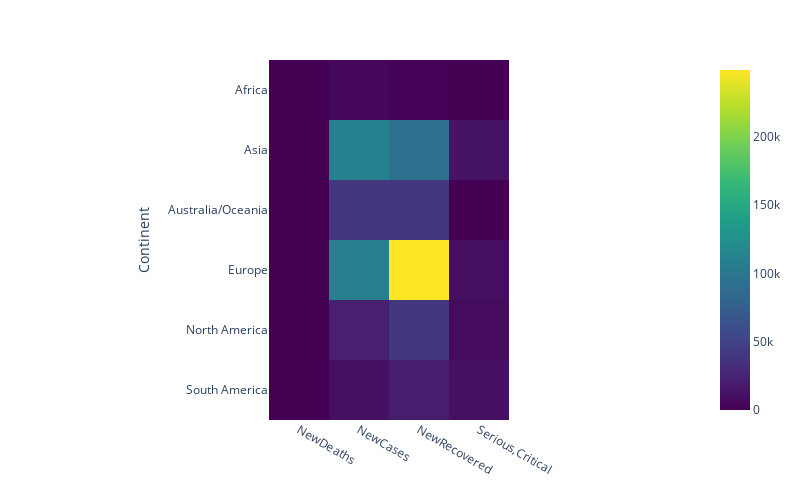

Notebook cell for this chart:
### Code cell
fig = px.imshow(df_9,  width=800, height=500,color_continuous_scale=px.colors.sequential.Viridis)
fig.show()

### Figure 1 — Plotly figure (JSON) as saved in the notebook; plotly's stock layout.template omitted (floating-point values rounded to 4 significant figures)
{"data": [{"coloraxis": "coloraxis", "hovertemplate": "x: %{x}<br>Continent: %{y}<br>color: %{z}<extra></extra>", "name": "0", "type": "heatmap", "x": ["NewDeaths", "NewCases", "NewRecovered", "Serious,Critical"], "xaxis": "x", "y": ["Africa", "Asia", "Australia/Oceania", "Europe", "North America", "South America"], "yaxis": "y", "z": [[0, 4146, 1604, 970], [375, 109994, 92856, 12945], [13, 39225, 40047, 186], [388, 107447, 249109, 9347], [82, 21764, 39706, 7109], [62, 10434, 20309, 10772]]}], "layout": {"coloraxis": {"colorscale": [[0, "#440154"], [0.1111, "#482878"], [0.2222, "#3e4989"], [0.3333, "#31688e"], [0.4444, "#26828e"], [0.5556, "#1f9e89"], [0.6667, "#35b779"], [0.7778, "#6ece58"], [0.8889, "#b5de2b"], [1, "#fde725"]]}, "height": 500, "margin": {"t": 60}, "width": 800, "xaxis": {"anchor": "y", "constrain": "domain", "domain": [0, 1], "scaleanchor": "y"}, "yaxis": {"anchor": "x", "autorange": "reversed", "constrain": "domain", "domain": [0, 1], "title": {"text": "Continent"}}}}
